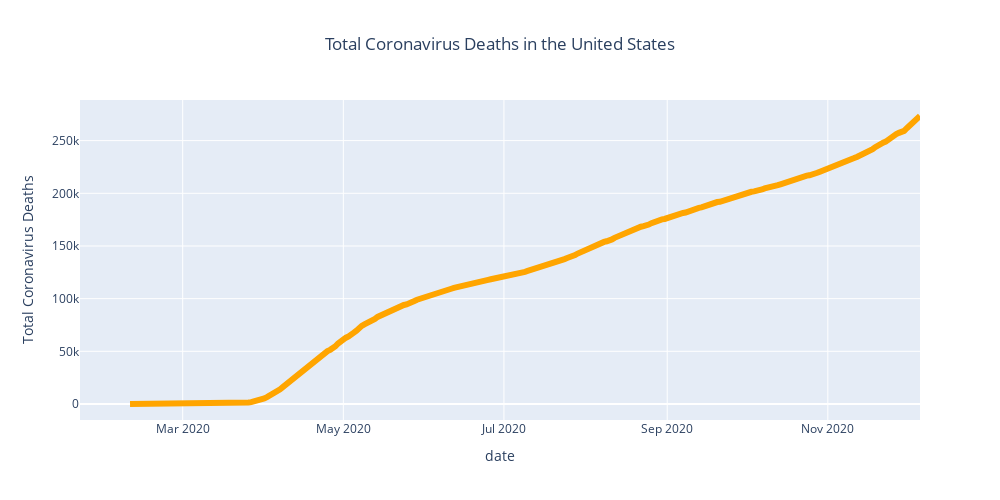

Source (notebook cell):
### Markdown cell above
## Total Coronavirus Deaths in the United States

### Code cell
fig=px.line(US_daily,x='date',y="death",title="Total Coronavirus Deaths in the United States")

fig.update_traces(line=dict(color='orange',width=6))
fig.update_layout(
        #title_text = 'Covid-19 deaths In The United States By Geography',
        yaxis_title="Total Coronavirus Deaths",
        title_x=0.5,
        showlegend = True,
        legend_title="",
        width=1000,height=500)        
fig.show()

### Figure 1 — Plotly figure (JSON) as saved in the notebook; plotly's stock layout.template omitted (floating-point values rounded to 4 significant figures; data arrays with more than 128 entries replaced by an {"elided": "..."} marker saying what was removed)
{"data": [{"hovertemplate": "date=%{x}<br>death=%{y}<extra></extra>", "legendgroup": "", "line": {"color": "orange", "dash": "solid", "width": 6}, "mode": "lines", "name": "", "orientation": "v", "showlegend": false, "type": "scatter", "x": {"elided": "320 str values"}, "xaxis": "x", "y": {"elided": "320 int values"}, "yaxis": "y"}], "layout": {"height": 500, "legend": {"title": {"text": ""}, "tracegroupgap": 0}, "showlegend": true, "title": {"text": "Total Coronavirus Deaths in the United States", "x": 0.5}, "width": 1000, "xaxis": {"anchor": "y", "domain": [0, 1], "title": {"text": "date"}}, "yaxis": {"anchor": "x", "domain": [0, 1], "title": {"text": "Total Coronavirus Deaths"}}}}
